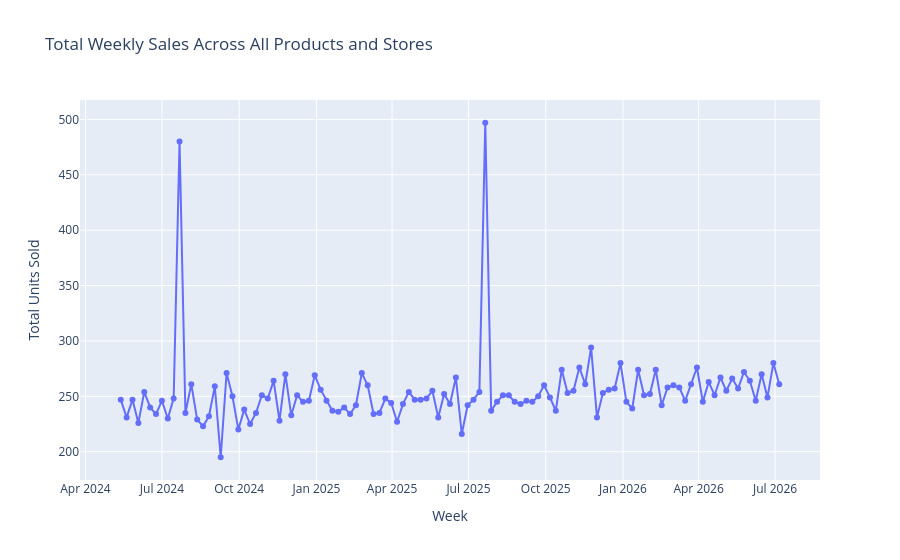

Notebook cell for this chart:
### Code cell
# Create a line chart showing total weekly sales across all products and stores
fig = px.line(
    weekly_total,
    x="week_start_date",   # X-axis: the week/date
    y="units_sold",       # Y-axis: total units sold that week
    title="Total Weekly Sales Across All Products and Stores",
    markers=True          # Display individual weekly observations
)


# Customize the axis labels
fig.update_layout(
    xaxis_title="Week",
    yaxis_title="Total Units Sold"
)


# Display the interactive chart
fig.show()
